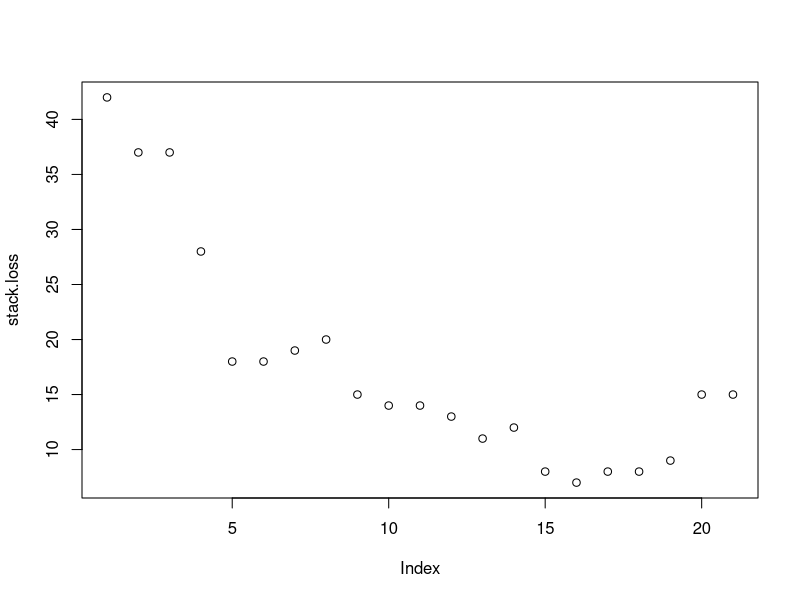

This figure's R source:
## ---- chunk 1
library(readr)
mydata <- data.frame(stack.loss)   # built-in data
plot(stack.loss)
mean(mydata$stack.loss)
median(mydata$stack.loss)
## ---- chunk 2
library(e1071)
kurtosis(stack.loss)
skewness(stack.loss)
length(stack.loss)
sample(stack.loss)
## ---- chunk 3
?mean
?sample
